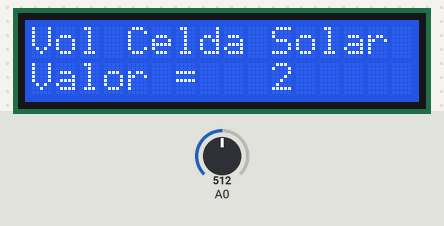
The sketch below on a simulated Arduino Uno, built with avr-gcc and run on an emulated ATmega328P. On the bench: 16×2 character LCD. Inputs (shaded band) come from the test bench; at power-on: A0 = 512. What the sketch prints to the serial monitor is not drawn.

Above: at 1.2 s.
1.3 s: A0 set to 716
At 2.3 s:
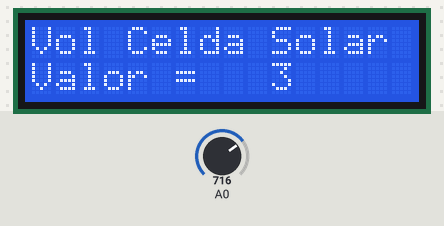
2.8 s: A0 set to 900
At 3.4 s:
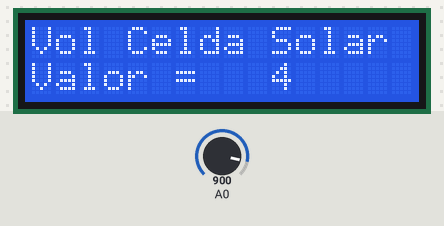
4.3 s: A0 set to 1023
At 5.7 s:
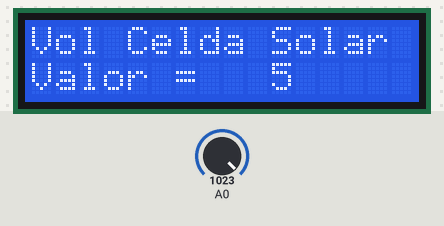
Timing chart, 0 to 7.3 s (numbered marks = the images above; inputs shaded):
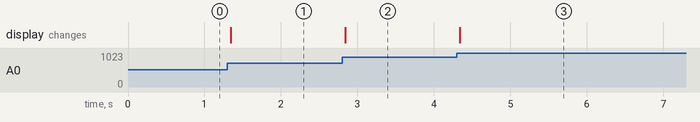

The sketch:

panelSolar.ino
```cpp
#include <Adafruit_LiquidCrystal.h>
int solar_celda = 0;//inicializamos la celda.
Adafruit_LiquidCrystal lcd_1(0);// pinA0

void setup()
{
  pinMode(A0, INPUT);////asigna el pin como entrada para la celda.
  Serial.begin(9600);
  lcd_1.begin(16,2);
}

void loop()
{
  solar_celda = (analogRead(A0) * (5.001 / 1023.001));
  Serial.println(solar_celda);
  lcd_1.setCursor(0,0);
  lcd_1.print("Vol Celda Solar");
  lcd_1.setCursor(0,1);
  lcd_1.print("Valor = ");
  lcd_1.setCursor(10,1);
  lcd_1.print(solar_celda);
  delay(10);
}
```

Measured:
- after the input at 1.3 s, the display: changes at once (image 1)
- after the input at 2.8 s, the display: changes at once (image 2)
- after the input at 4.3 s, the display: changes at once (image 3)
